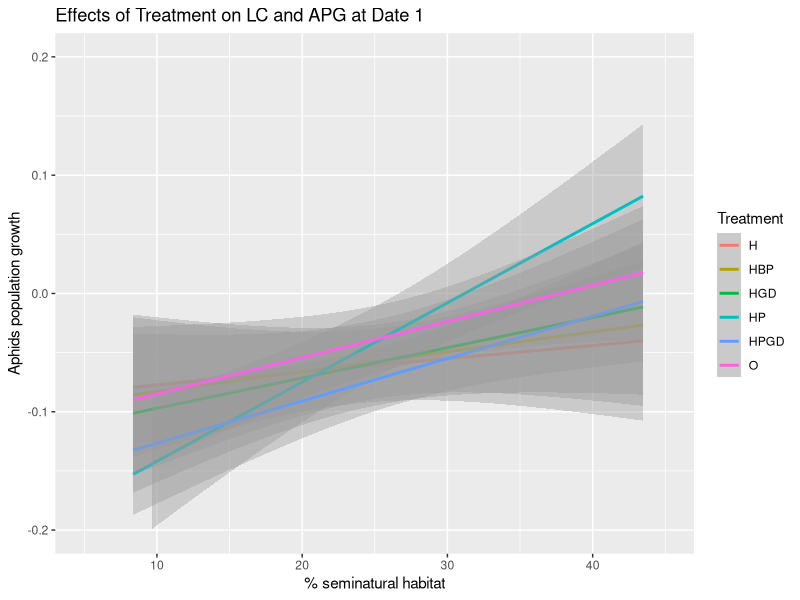
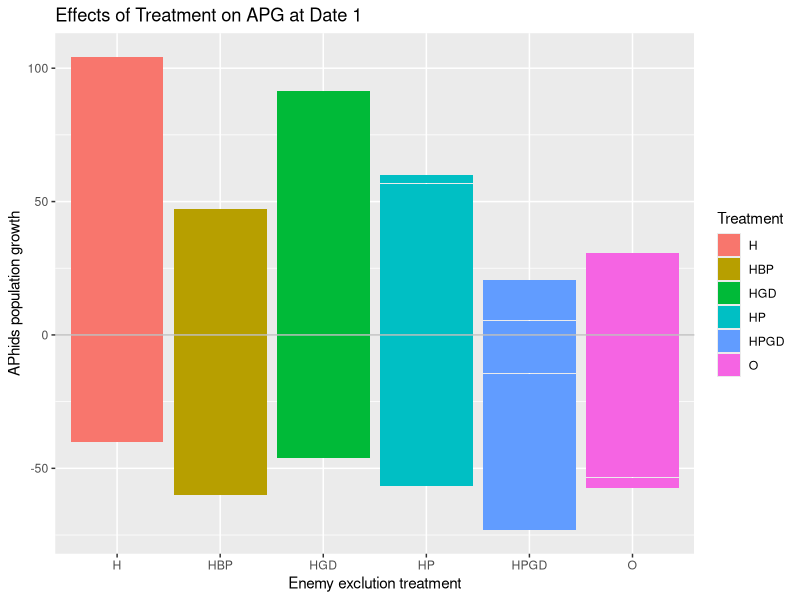

Generate these figures, in order, with R:
#Date1_population growth and seminatural habitat
#import data file
library(readr)
Data1 <- read.table("Project data.csv", header = TRUE, dec = ",", sep =";")

###dataframe for sampling date1 
DATE1 <- Data1[Data1$Date == "1", ]
DATE1_700 <- subset(DATE1, DATE1$BUFF_DIST == "700")

###############line graph################
#calculate the aphids population growth at date1
logNaphids_D1_line <- log(DATE1_700$aphid_live+1) - log(DATE1_700$aphidsinoculated_init+1) 
APG_D1_line <- logNaphids_D1_line/10

#dataframe for seminatural habitat and aphids population growth at date1 
DATE1APG_line <- data.frame(DATE1_700,APG_D1_line)

#barplot for % Seminatural habitat and APhid population growth
library(ggplot2)
Line_APGD1 <- ggplot(DATE1APG_line, aes(x = Pt.seminatural, y = APG_D1_line, color = Treatment))
Line_APGD1 <- Line_APGD1 + labs(x= "% seminatural habitat", y="Aphids population growth", title = "Effects of Treatment on LC and APG at Date 1")
# for scatter plot: use geom_point()
Line_APGD1 <- Line_APGD1 + geom_smooth(method = "lm")
Line_APGD1 <- Line_APGD1 +xlim(5,45) +ylim(-0.2 , 0.2)
print(Line_APGD1)

###############Bar graph################
#calculate the aphids population growth at date1
logNaphids_D1_bar <- log(DATE1$aphid_live+1) - log(DATE1$aphidsinoculated_init+1) 
APG_D1_bar <- logNaphids_D1_bar/10

#dataframe for seminatural habitat and aphids population growth at date1 
DATE1APG_bar <- data.frame(DATE1,APG_D1_bar)

#plot
Bar_APGD1 <- ggplot(DATE1APG_bar, aes(x = Treatment, y = APG_D1_bar, fill = Treatment))
Bar_APGD1 <- Bar_APGD1 + geom_bar(stat = "identity")
Bar_APGD1 <- Bar_APGD1 + labs(x= "Enemy exclution treatment", y="APhids population growth", title = "Effects of Treatment on APG at Date 1")
Bar_APGD1 <- Bar_APGD1 + geom_hline(yintercept=0, colour="grey") 
#Bar_APGD1 <- Bar_APGD1 + ylim(-0.1 , 0.15)
plot(Bar_APGD1)

#add error bar
# DATE1APG_SE <- sd(DATE1APG$APG_D1)/ sqrt (length(DATE1APG$APG_D1))
# Bar_APGD1 <- Bar_APGD1 + geom_errorbar(aes(ymin = APG_D1 - DATE1APG_SE, ymax = APG_D1 + DATE1APG_SE))
